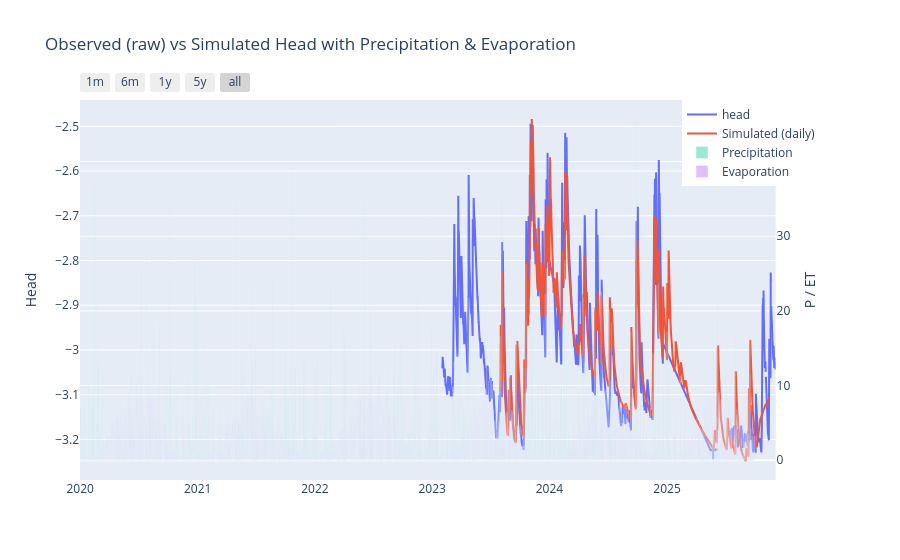

Source (notebook cell):
### Code cell
import pandas as pd
import plotly.graph_objects as go
from plotly.subplots import make_subplots
# import plotly.io as pio
# pio.renderers.default = "browser"  # optional

# --- Prepare series -----------------------------------------------------------
# Observed (hourly/irregular) and simulated (daily)
#obs_raw = (df_head.select_dtypes("number").iloc[:, 0] if hasattr(df_head, "select_dtypes") else df_head).rename("Observed (raw)")
obs_raw = df_head
sim = simulated_series.rename("Simulated (daily)")

# Meteo (usually daily)
prec = df_prec.rename("Precipitation")
evap = df_evap.rename("Evaporation")

# Optional: drop completely empty rows to avoid warnings when plotting
# prec, evap = prec.dropna(), evap.dropna()
# obs_raw, sim = obs_raw.dropna(), sim.dropna()

# --- Build figure with secondary y-axis --------------------------------------
fig = make_subplots(specs=[[{"secondary_y": True}]])

# Heads (left y-axis)
fig.add_trace(go.Scatter(x=obs_raw.index, y=obs_raw.values, mode="lines", name=obs_raw.name), secondary_y=False)
fig.add_trace(go.Scatter(x=sim.index,     y=sim.values,     mode="lines", name=sim.name),     secondary_y=False)

# Meteo on secondary axis (right y-axis)
fig.add_trace(
    go.Bar(x=prec.index, y=prec.values, name=prec.name, opacity=0.4),
    secondary_y=True
)
fig.add_trace(
    go.Bar(x=evap.index, y=evap.values, name=evap.name, opacity=0.4),
    secondary_y=True
)

# --- Layout -------------------------------------------------------------------
fig.update_layout(
    title="Observed (raw) vs Simulated Head with Precipitation & Evaporation",
    hovermode="x unified",
    bargap=0.0,  # bars touch day-to-day
    xaxis=dict(
        type="date",
        rangeslider=dict(visible=False),
        rangeselector=dict(buttons=[
            dict(count=1,  label="1m", step="month", stepmode="backward"),
            dict(count=6,  label="6m", step="month", stepmode="backward"),
            dict(count=1,  label="1y", step="year",  stepmode="backward"),
            dict(count=5,  label="5y", step="year",  stepmode="backward"),
            dict(step="all"),
        ])
    ),
    legend=dict(x=1, y=1, xanchor="right", yanchor="top"),  # top-right
)

fig.update_yaxes(title_text="Head", secondary_y=False)
fig.update_yaxes(title_text="P / ET", secondary_y=True)

fig.show()

### Figure 1 — Plotly figure (JSON) as saved in the notebook; plotly's stock layout.template omitted (floating-point values rounded to 4 significant figures; data arrays with more than 128 entries replaced by an {"elided": "..."} marker saying what was removed)
{"data": [{"mode": "lines", "name": "head", "type": "scatter", "x": {"elided": "20875 str values"}, "xaxis": "x", "y": {"elided": "20875 float values"}, "yaxis": "y"}, {"mode": "lines", "name": "Simulated (daily)", "type": "scatter", "x": {"elided": "838 str values"}, "xaxis": "x", "y": {"elided": "838 float values"}, "yaxis": "y"}, {"name": "Precipitation", "opacity": 0.4, "type": "bar", "x": {"elided": "2101 str values"}, "xaxis": "x", "y": {"elided": "2101 float values"}, "yaxis": "y2"}, {"name": "Evaporation", "opacity": 0.4, "type": "bar", "x": {"elided": "2101 str values"}, "xaxis": "x", "y": {"elided": "2101 float values"}, "yaxis": "y2"}], "layout": {"bargap": 0, "hovermode": "x unified", "legend": {"x": 1, "xanchor": "right", "y": 1, "yanchor": "top"}, "title": {"text": "Observed (raw) vs Simulated Head with Precipitation & Evaporation"}, "xaxis": {"anchor": "y", "domain": [0, 0.94], "rangeselector": {"buttons": [{"count": 1, "label": "1m", "step": "month", "stepmode": "backward"}, {"count": 6, "label": "6m", "step": "month", "stepmode": "backward"}, {"count": 1, "label": "1y", "step": "year", "stepmode": "backward"}, {"count": 5, "label": "5y", "step": "year", "stepmode": "backward"}, {"step": "all"}]}, "rangeslider": {"visible": false}, "type": "date"}, "yaxis": {"anchor": "x", "domain": [0, 1], "title": {"text": "Head"}}, "yaxis2": {"anchor": "x", "overlaying": "y", "side": "right", "title": {"text": "P / ET"}}}}
